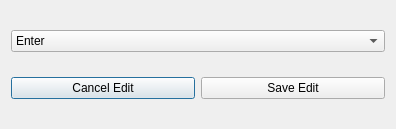
<?xml version="1.0" encoding="UTF-8"?>
<ui version="4.0">
 <class>specialKeyBox</class>
 <widget class="QDialog" name="specialKeyBox">
  <property name="geometry">
   <rect>
    <x>0</x>
    <y>0</y>
    <width>396</width>
    <height>129</height>
   </rect>
  </property>
  <property name="windowTitle">
   <string>Special Key Settings</string>
  </property>
  <layout class="QGridLayout" name="gridLayout">
   <item row="1" column="0" colspan="2">
    <layout class="QHBoxLayout" name="horizontalLayout">
     <item>
      <widget class="QPushButton" name="cancelAction">
       <property name="text">
        <string>Cancel Edit</string>
       </property>
      </widget>
     </item>
     <item>
      <widget class="QPushButton" name="saveAction">
       <property name="text">
        <string>Save Edit</string>
       </property>
      </widget>
     </item>
    </layout>
   </item>
   <item row="0" column="0" colspan="2">
    <layout class="QHBoxLayout" name="horizontalLayout_2">
     <item>
      <widget class="QComboBox" name="specialKey">
       <item>
        <property name="text">
         <string>Enter</string>
        </property>
       </item>
       <item>
        <property name="text">
         <string>Backspace</string>
        </property>
       </item>
       <item>
        <property name="text">
         <string>Delete</string>
        </property>
       </item>
      </widget>
     </item>
    </layout>
   </item>
  </layout>
 </widget>
 <resources/>
 <connections/>
</ui>
